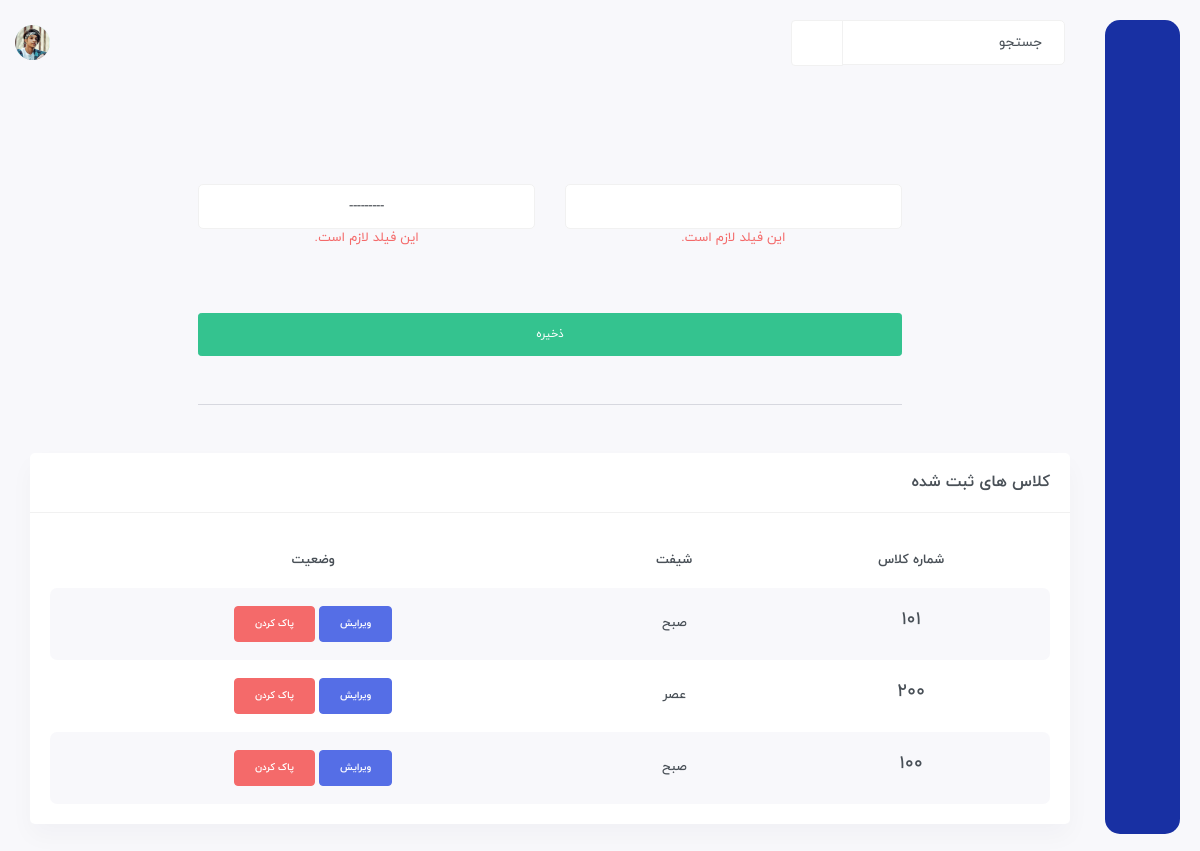
/created/create-class/ (signed in), run on an earlier commit of the app's database.
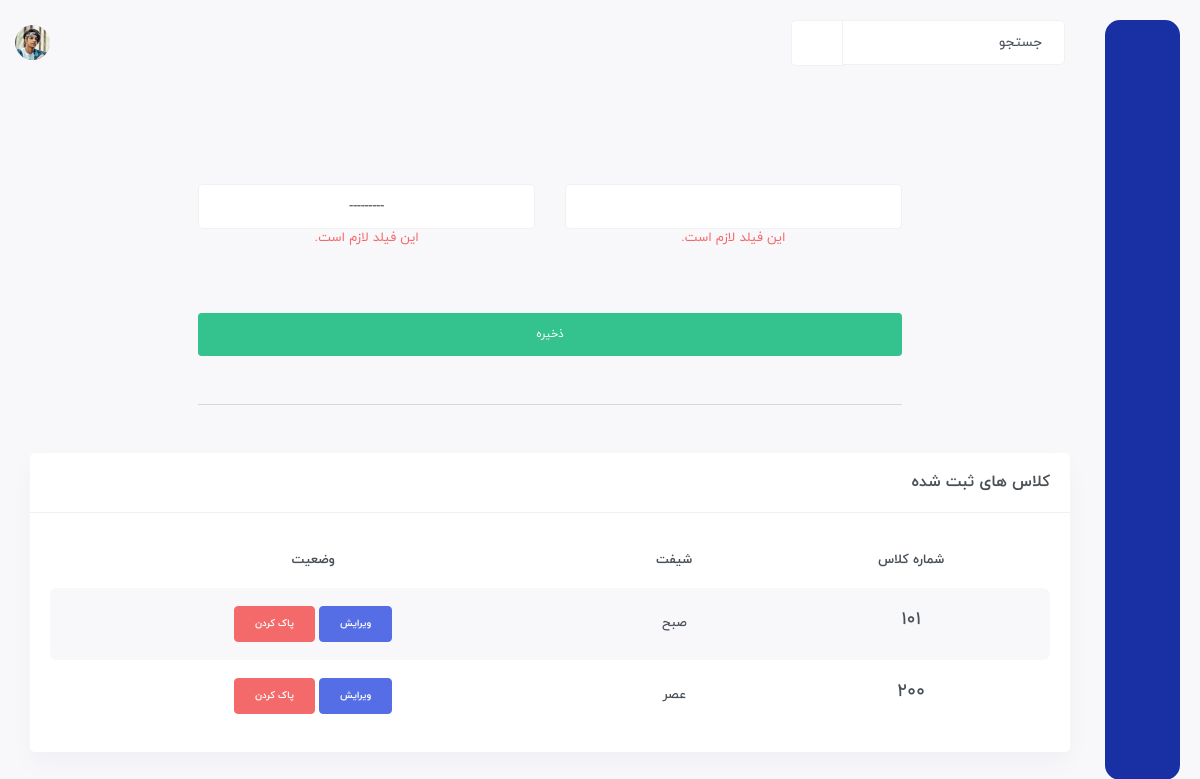
And on a later commit of the database.
### Student/models.py (models this page shows, shortened)
class Class(models.Model):
    number = models.IntegerField()
    shift = models.CharField(choices=SHIFT, max_length=3)

### Student/views.py (the view, shortened to what this page needs)
class CreateClassView(LoginRequiredMixin, generic.View):
    login_url = 'account:login'
    template_name = 'create-class.html'
    def get(self, request, *args, **kwargs):
        form = forms.ClassForm(request.POST)
        class_ = models.Class.objects.all()
        return render(request, self.template_name, {'form': form, 'class': class_})

### Student/forms.py (shortened to what this page needs)
class ClassForm(forms.ModelForm):
    def __init__(self, *args, **kwargs):
        super(ClassForm, self).__init__(*args, **kwargs)
        self.fields['number'].widget.attrs.update({'class': 'form-control text-center mt-3'})
        self.fields['shift'].widget.attrs.update({'class': 'form-control text-center mt-3'})
    class Meta:
        model = models.Class
        fields = '__all__'

### templates/create-class.html (shortened to what this page needs)
{% extends 'base.html' %}
{% load static %}
{% load jalali_tags %}
{% block body %}
	<div id="main-wrapper">
	    <div class="content-body">
            <div class="container">
                <div class="row mt-5 d-flex justify-content-center">
                    <div class="col-md-12">
                        <form action="" method="post">
                            <div class="row d-flex justify-content-center ">
                                <div class="col-md-8">
                                    <div class="col-md-12">
                                        <div class="row">
                                            <div class="col-md-6">
                                                {{ form.number }}
                                                {% for e in form.number.errors %}
                                                    <p class="text-danger text-center">{{ e }}</p>
                                                {% endfor %}
                                            </div>
                                            <div class="col-md-6">
                                                {{ form.shift }}
                                                {% for e in form.shift.errors %}
                                                    <p class="text-danger text-center">{{ e }}</p>
                                                {% endfor %}
                                            </div>
                                        </div>
                                        <button class="btn btn-success btn-sm mt-5 btn-block mb-5">ذخیره</button>
                                        <hr class="text-secondary mb-5">
                                    </div>
                                </div>
                            </div>
                        </form>
                    </div>
                    <div class="row d-flex justify-content-center">
                        <div class="col-xxl-8">
                            <div class="card">
                            <div class="card-header align-items-center">
                                <h4 class="card-title">کلاس های ثبت شده</h4>
                            </div>
                            <div class="card-body">
                                <div class="table-responsive">
                                <table class="table table-striped responsive-table text-center">
                                    <thead>
                                    <tr>
                                        <th>شماره کلاس</th>
                                        <th>شیفت</th>
                                        <th>وضعیت</th>
                                    </tr>
                                    </thead>
                                    <tbody>
                                        {% for c in class %}
                                            <tr>
                                                <td>
                                                <h4>{{ c.number }}</h4>
                                                </td>
                                                <td>{{ c.shift }}</td>
                                                <td>
                                                    <a class="btn badge btn-primary" href="{% url 'student:edit-class' c.number c.shift %}">ویرایش</a>
                                                    <button type="button" class="btn badge btn-danger" data-bs-toggle="modal" data-bs-target="#staticBackdrop-{{ c.id }}">
                                                        پاک کردن
                                                    </button>
                                                </td>
                                            </tr>
                                        {% endfor %}
                                    </tbody>
                                </table>
                                </div>
                            </div>
                            </div>
                        </div>
                    </div>
                </div>
            </div>
	    </div>
	</div>
{% endblock %}

What changed in the data, as far as the page shows it:
removed Class: number "100", shift "صبح"
